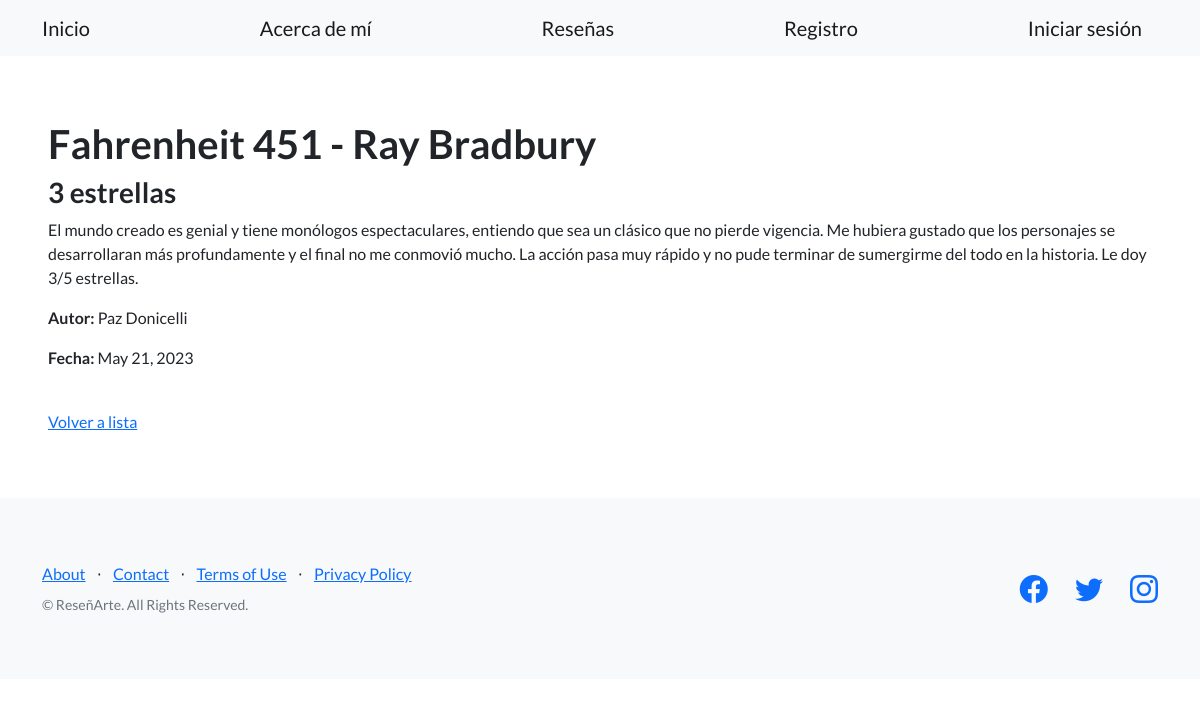
The app's page /blog/pages/pageId/1/ with its own data.
### blog/models.py (models this page shows, shortened)
class Reseña (models.Model):
    titulo = models.CharField(max_length=256)
    subtitulo = models.CharField(max_length=256)
    cuerpo = models.TextField()
    autor = models.CharField(max_length=256)
    fecha = models.DateField()

### blog/views.py (the view)
# urls.py: path('pages/pageId/<int:pk>/', ReseñaDetailView.as_view(), name="ver_reseña"),
class ReseñaDetailView(DetailView):
    model = Reseña
    success_url = reverse_lazy('lista_reseñas')

### blog/templates/blog/reseña_detail.html
{% extends "blog/base.html" %}
{% block contenido %}
<h1>
{{object.titulo}}
</h1>
<h3>
{{object.subtitulo}}
</h3>
<p>
{{object.cuerpo}}
</p>
<p>
  <strong>Autor:</strong> {{object.autor}}
</p>
<p>
  <strong>Fecha:</strong> {{object.fecha}}
</p>
<br>
<a href="{% url 'listar_reseñas' %}">Volver a lista</a>
{% endblock contenido %}

### records on screen
Reseña: titulo "Fahrenheit 451 - Ray Bradbury", subtitulo "3 estrellas", cuerpo "El mundo creado es genial y tiene monólogos espectaculares, entiendo que sea un clásico que no pierde vigencia. Me hubiera gustado que los personajes se desarrollaran más profundamente y el final no me conmovió mucho. La acción pasa muy rápido y no pude terminar de sumergirme del todo en la historia. Le doy 3/5 estrellas.", autor "Paz Donicelli", fecha "May 21, 2023"
